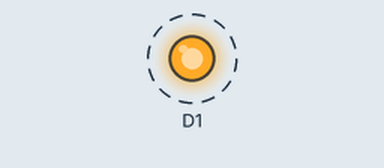
This sketch was run on a simulated ESP8266 (NodeMCU). On the bench: output pins drawn as LEDs (lit = HIGH). Dashed ring = blinking. WiFi joins after 1.5 s; servers stay silent unless stated; what the sketch prints to the serial monitor is not drawn.

Above: at 2.0 s.
Timing chart, 0 to 6.1 s (numbered marks = the images above):
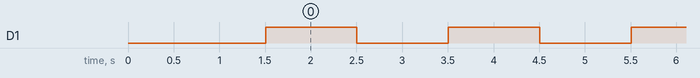

Measured:
- by itself, D1: alternates HIGH for 1.0 s and LOW for 1.0 s

The sketch:

webupdating_OTA.ino
```cpp
/*
  To upload through terminal you can use: curl -F "image=@firmware.bin" esp8266-webupdate.local/update
*/

#include <ESP8266WiFi.h>
#include <WiFiClient.h>
#include <ESP8266WebServer.h>
#include <ESP8266mDNS.h>
#include <ESP8266HTTPUpdateServer.h>

const char* host = "algobel-webupdate";
const char* ssid = "TP";
const char* password = "12345678";

ESP8266WebServer httpServer(80);
ESP8266HTTPUpdateServer httpUpdater;
String webPage = "";

void setup(void){

  Serial.begin(115200);
  Serial.println();
  Serial.println("Booting Sketch...");
  WiFi.mode(WIFI_AP_STA);
  WiFi.begin(ssid, password);

  while(WiFi.waitForConnectResult() != WL_CONNECTED){
    WiFi.begin(ssid, password);
    Serial.println("WiFi failed, retrying.");
  }

  MDNS.begin(host);

  httpUpdater.setup(&httpServer);
  httpServer.begin();

  MDNS.addService("http", "tcp", 80);
  Serial.printf("HTTPUpdateServer ready! Open http://%s.local/update in your browser\n", host);

  pinMode(D1,OUTPUT);
}

void loop(void){
  httpServer.handleClient();
  LED();
  yield();
}

void LED (){
  unsigned long A = millis();
  digitalWrite(D1,HIGH);
  delay(1000);
  digitalWrite(D1,LOW);
  delay(1000);
  Serial.print("Time : ");
  Serial.println((millis()-A));

}
```
